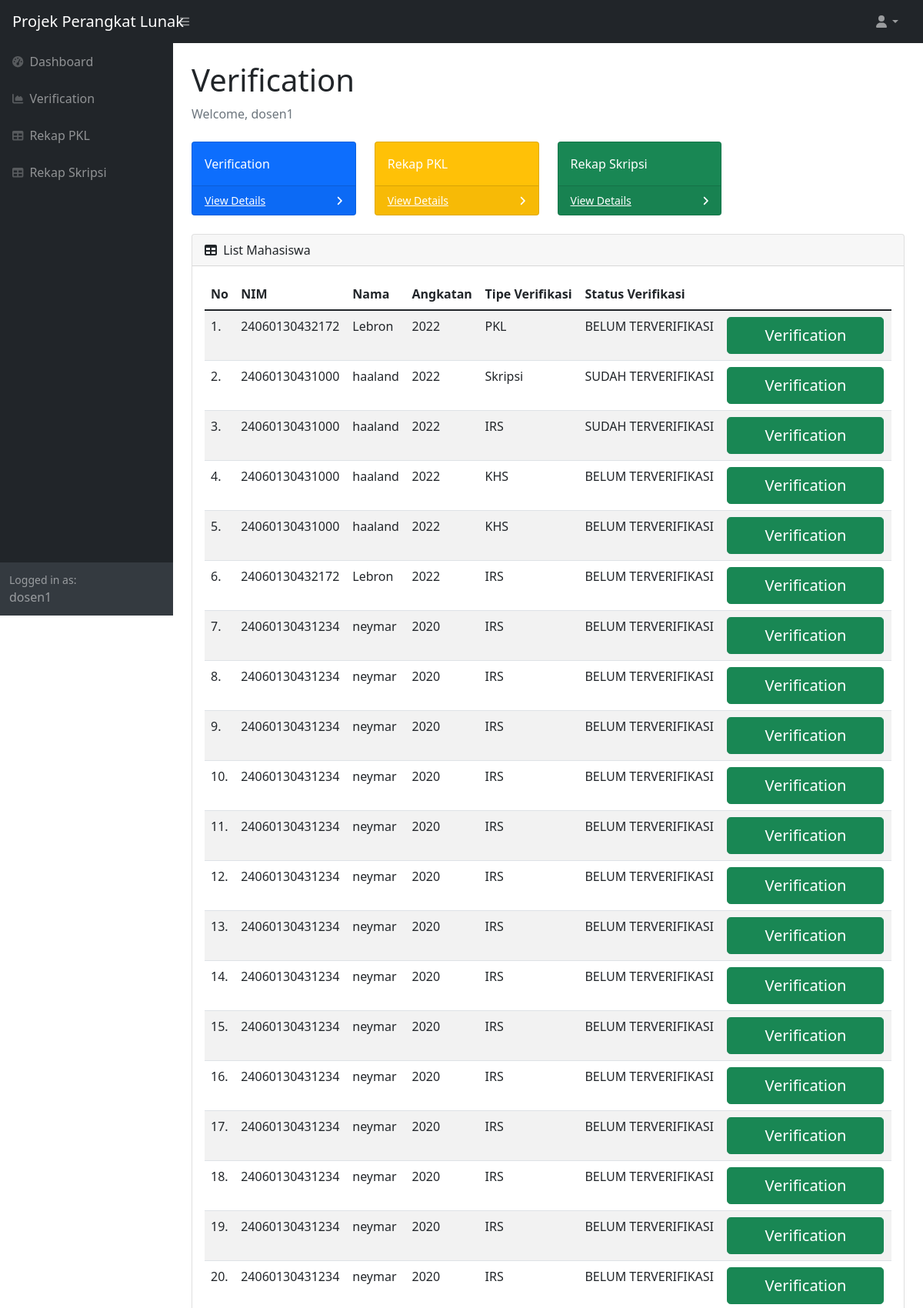
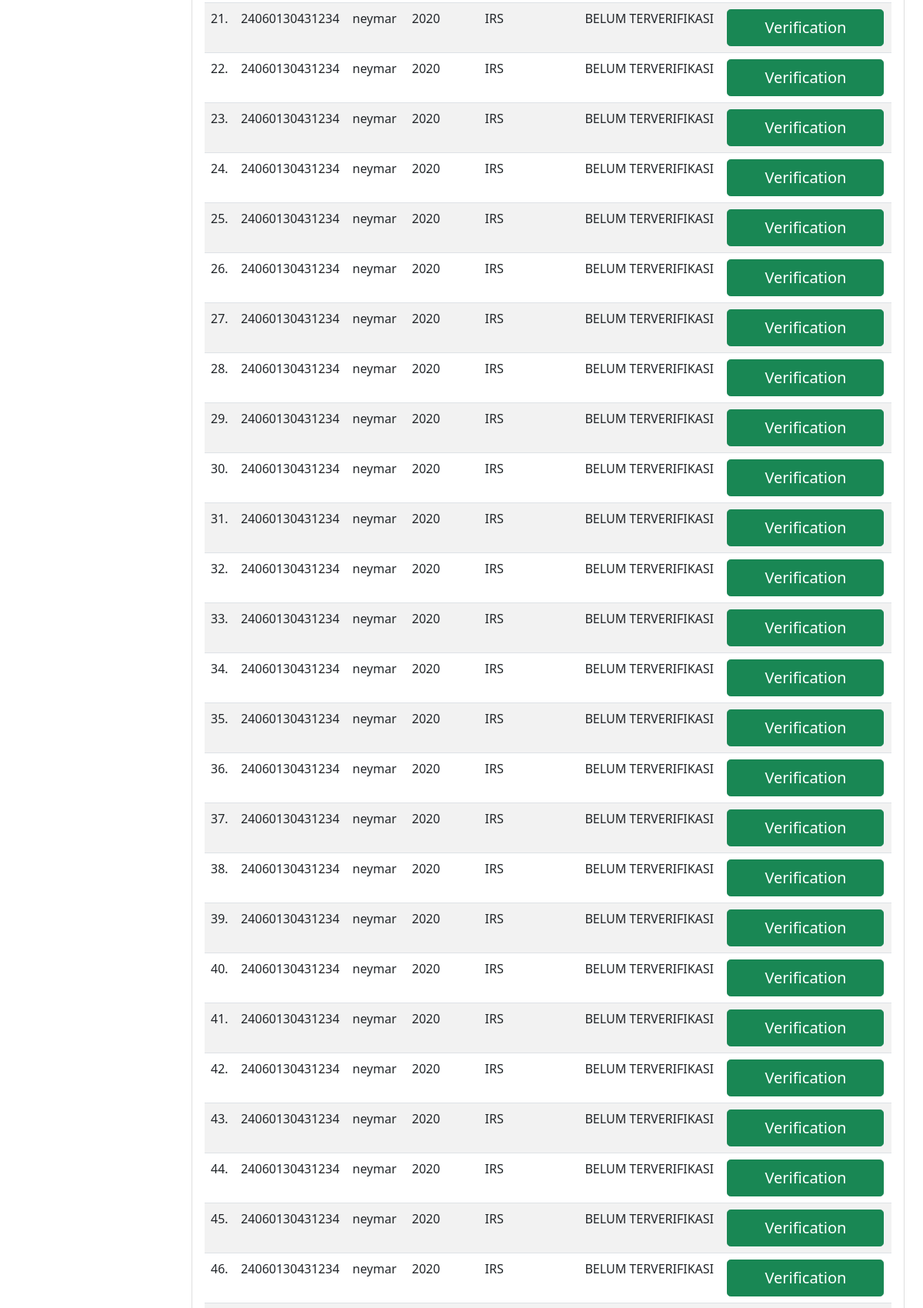
Page /dosen/verification_dosen.php (signed in, upper part) on the committed database (2 pictures, top to bottom).
### tables this page shows
CREATE TABLE `users` (
  `user_id` int(6) NOT NULL,
  `username` varchar(50) NOT NULL,
  `email` varchar(50) NOT NULL,
  `password` varchar(50) NOT NULL,
  `level` varchar(20) NOT NULL
);

CREATE TABLE `mahasiswa` (
  `nim` varchar(14) NOT NULL,
  `nama` char(100) NOT NULL,
  `alamat` varchar(100) DEFAULT NULL,
  `kota` char(50) DEFAULT NULL,
  `provinsi` char(50) DEFAULT NULL,
  `angkatan` int(4) DEFAULT NULL,
  `jalur_masuk` char(30) DEFAULT NULL,
  `email` varchar(30) DEFAULT NULL,
  `no_handphone` varchar(13) DEFAULT NULL,
  `status` char(20) DEFAULT NULL,
  `dosen_wali` char(50) DEFAULT NULL,
  `id_pkl_fk` varchar(6) DEFAULT NULL,
  `id_skripsi_fk` varchar(6) DEFAULT NULL,
  `semester` int(100) NOT NULL,
  `id_provinsi_fk` int(10) DEFAULT NULL,
  `id_kota_fk` int(10) DEFAULT NULL,
  `id_user_fk` int(6) DEFAULT NULL
);

CREATE TABLE `verifikasi` (
  `id_verifikasi` int(6) NOT NULL,
  `nim_verifikasi` varchar(14) NOT NULL,
  `nama_verifikasi` varchar(50) NOT NULL,
  `tipe_verifikasi` varchar(20) NOT NULL,
  `status_verifikasi` varchar(50) NOT NULL DEFAULT 'BELUM TERVERIFIKASI'
);

### dosen/verification_dosen.php (the view, shortened to what this page needs)
<!DOCTYPE html>
<html lang="en">
    <head>
        <link href="https://cdn.jsdelivr.net/npm/simple-datatables@latest/dist/style.css" rel="stylesheet" />
        <link href="../css/styles.css" rel="stylesheet" />
    </head>
    <?php
        require_once('../lib/db_login.php');
        $email=$_SESSION['email'];
        $query = "SELECT * FROM users WHERE email='$email'";
        $sql_ppl= mysqli_query($db, $query) or die (mysqli_error($db));
        $data = mysqli_fetch_array ($sql_ppl);
     ?>
    <body class="sb-nav-fixed">
        <nav class="sb-topnav navbar navbar-expand navbar-dark bg-dark">
            <a class="navbar-brand ps-3">Projek Perangkat Lunak</a>
            <button class="btn btn-link btn-sm order-1 order-lg-0 me-4 me-lg-0" id="sidebarToggle" href="#!"><i class="fas fa-bars"></i></button>
            <ul class="navbar-nav ms-auto ms-md-0 me-3 me-lg-4">
                <li class="nav-item dropdown">
                    <a class="nav-link dropdown-toggle" id="navbarDropdown" href="#" role="button" data-bs-toggle="dropdown" aria-expanded="false"><i class="fas fa-user fa-fw"></i></a>
                </li>
            </ul>
        </nav>
        <div id="layoutSidenav">
            <div id="layoutSidenav_nav">
                <nav class="sb-sidenav accordion sb-sidenav-dark" id="sidenavAccordion">
                    <div class="sb-sidenav-menu">
                        <div class="nav">
                            <a class="nav-link" href="dosen_home.php">
                                <div class="sb-nav-link-icon"><i class="fas fa-tachometer-alt"></i></div>
                                Dashboard
                            </a>
                            <a class="nav-link" href="verification_dosen.php">
                                <div class="sb-nav-link-icon"><i class="fas fa-chart-area"></i></div>
                                Verification
                            </a>
                            <a class="nav-link" href="pkl_dosen.php">
                                <div class="sb-nav-link-icon"><i class="fas fa-table"></i></div>
                                Rekap PKL
                            </a>
                            <a class="nav-link" href="skripsi_dosen.php">
                                <div class="sb-nav-link-icon"><i class="fas fa-table"></i></div>
                                Rekap Skripsi
                            </a>
                        </div>
                    </div>
                    <div class="sb-sidenav-footer">
                        <div class="small">Logged in as:</div>
                        <?=$data['username']?>
                    </div>
                </nav>
            </div>
            <div id="layoutSidenav_content">
                <main>
                    <div class="container-fluid px-4">
                        <h1 class="mt-4">Verification</h1>
                        <ol class="breadcrumb mb-4">
                            <li class="breadcrumb-item active">Welcome, <?=$data['username']?></li>
                        </ol>
                        <div class="row">
                            <div class="col-xl-3 col-md-6">
                                <div class="card bg-primary text-white mb-4">
                                    <div class="card-body">Verification</div>
                                    <div class="card-footer d-flex align-items-center justify-content-between">
                                        <a class="small text-white stretched-link" href="verification_dosen.php">View Details</a>
                                        <div class="small text-white"><i class="fas fa-angle-right"></i></div>
                                    </div>
                                </div>
                            </div>
                            <div class="col-xl-3 col-md-6">
                                <div class="card bg-warning text-white mb-4">
                                    <div class="card-body">Rekap PKL</div>
                                    <div class="card-footer d-flex align-items-center justify-content-between">
                                        <a class="small text-white stretched-link" href="pkl_dosen.php">View Details</a>
                                        <div class="small text-white"><i class="fas fa-angle-right"></i></div>
                                    </div>
                                </div>
                            </div>
                            <div class="col-xl-3 col-md-6">
                                <div class="card bg-success text-white mb-4">
                                    <div class="card-body">Rekap Skripsi</div>
                                    <div class="card-footer d-flex align-items-center justify-content-between">
                                        <a class="small text-white stretched-link" href="skripsi_dosen.php">View Details</a>
                                        <div class="small text-white"><i class="fas fa-angle-right"></i></div>
                                    </div>
                                </div>
                            </div>
                        </div>
                        <div class="card mb-4">
                            <div class="card-header">
                                <i class="fas fa-table me-1"></i>
                                List Mahasiswa
                            </div>
                            <div class="card-body">
                            <form action="" method="POST" autocomplete="on">
                                <table class="table table-striped" id="datatablesSimple">
                                        <thead>
                                            <tr>
                                                <th>No</th>
                                                <th>NIM</th>
                                                <th>Nama</th>
                                                <th>Angkatan</th>
                                                <th>Tipe Verifikasi</th>
                                                <th>Status Verifikasi</th>
                                            </tr>
                                        </thead>
                                        <tbody>
                                        <?php
                                        require_once('../lib/db_login.php');
                                        $email=$_SESSION['email'];
                                        $no = 1;
                                        $query = "SELECT * FROM mahasiswa
                                                    INNER JOIN verifikasi ON
                                                    mahasiswa.nim = verifikasi.nim_verifikasi
                                                    INNER JOIN dosen ON
                                                    mahasiswa.dosen_wali = dosen.nama_dosen
                                                    WHERE dosen_wali = nama_dosen AND email_dosen='$email'
                                                    "
                                                    ;
                                        $sql_ppl= mysqli_query($db, $query) or die (mysqli_error($db));
                                        while($data = mysqli_fetch_array($sql_ppl)){ ?>
                                            <tr>
                                                <td><?=$no++?>.</td>
                                                <td><?= $data['nim'] ?></td>
                                                <td><?=$data['nama']?></td>
                                                <td><?=$data['angkatan']?></td>
                                                <td><?=$data['tipe_verifikasi']?></td>
                                                <td><?=$data['status_verifikasi']?></td>
                                                <td>
                                                    <a href=<?php echo '"get_verifikasi.php?nim='.$data['nim'].'&tipe_verifikasi='.$data['tipe_verifikasi'].'"'?> class="btn btn btn-success btn-lg px-5">Verification</a>
                                                </td>
                                            </tr>
                                        <?php
                                        } ?>
                                        </tbody>
                                    </table>
                                </form>
                            </div>
                        </div>
                    </div>
                </main>
            </div>
        </div>
    </body>
</html>

### rows in the picture
users: username "dosen1"
mahasiswa: nim "24060130432172", nama "Lebron", angkatan "2022", verifikasi.tipe_verifikasi "PKL", verifikasi.status_verifikasi "BELUM TERVERIFIKASI", verifikasi.tipe_verifikasi "IRS"
mahasiswa: nim "24060130431000", nama "haaland", angkatan "2022", verifikasi.tipe_verifikasi "Skripsi", verifikasi.status_verifikasi "SUDAH TERVERIFIKASI", verifikasi.tipe_verifikasi "IRS", verifikasi.tipe_verifikasi "KHS", verifikasi.status_verifikasi "BELUM TERVERIFIKASI"
mahasiswa: nim "24060130431234", nama "neymar", angkatan "2020", verifikasi.tipe_verifikasi "IRS", verifikasi.status_verifikasi "BELUM TERVERIFIKASI"
